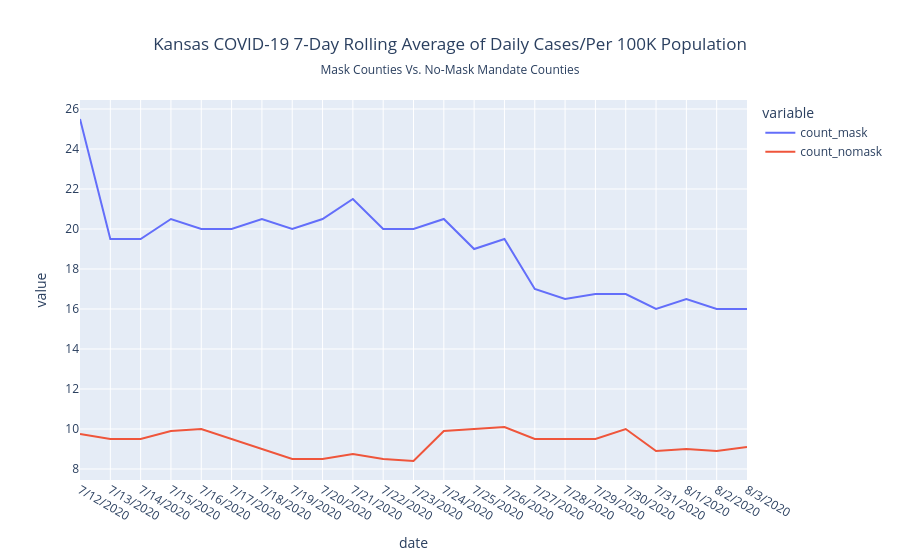

Notebook code cell kept with this figure:
### Markdown cell above
3. Make a visualization of this data that is more accurate. Your visualization should more honestly tell the story.

               fig = pd.line(DF,x= ,y= )

   
5. What message is more clear in your visualization, compared to the one posted on twitter?
6. What, if any, useful information do these data and your visualization tell us about mask wearing and COVID? It’ll be difficult to set aside what you already know about mask wearing, but you should try to focus only on what this visualization tells. Feel free to also comment on whether that lines up with what you know about mask wearing.
7. Could there be confounding data? What can you actually say about the data as given?

### Code cell
fig = px.line(DF, x= 'date', y=['count_mask', 'count_nomask'], title= 'Kansas COVID-19 7-Day Rolling Average of Daily Cases/Per 100K Population', 
             subtitle= 'Mask Counties Vs. No-Mask Mandate Counties',
             hover_data= 'value')

fig.update_layout(title_x=.5)
    
fig.show()

### Figure 1 — Plotly figure (JSON) as saved in the notebook; plotly's stock layout.template omitted (floating-point values rounded to 4 significant figures)
{"data": [{"hovertemplate": "variable=count_mask<br>date=%{x}<br>value=%{y}<extra></extra>", "legendgroup": "count_mask", "line": {"color": "#636efa", "dash": "solid"}, "marker": {"symbol": "circle"}, "mode": "lines", "name": "count_mask", "orientation": "v", "showlegend": true, "type": "scatter", "x": ["7/12/2020", "7/13/2020", "7/14/2020", "7/15/2020", "7/16/2020", "7/17/2020", "7/18/2020", "7/19/2020", "7/20/2020", "7/21/2020", "7/22/2020", "7/23/2020", "7/24/2020", "7/25/2020", "7/26/2020", "7/27/2020", "7/28/2020", "7/29/2020", "7/30/2020", "7/31/2020", "8/1/2020", "8/2/2020", "8/3/2020"], "xaxis": "x", "y": [25.5, 19.5, 19.5, 20.5, 20.0, 20.0, 20.5, 20.0, 20.5, 21.5, 20.0, 20.0, 20.5, 19.0, 19.5, 17.0, 16.5, 16.75, 16.75, 16.0, 16.5, 16.0, 16.0], "yaxis": "y"}, {"hovertemplate": "variable=count_nomask<br>date=%{x}<br>value=%{y}<extra></extra>", "legendgroup": "count_nomask", "line": {"color": "#EF553B", "dash": "solid"}, "marker": {"symbol": "circle"}, "mode": "lines", "name": "count_nomask", "orientation": "v", "showlegend": true, "type": "scatter", "x": ["7/12/2020", "7/13/2020", "7/14/2020", "7/15/2020", "7/16/2020", "7/17/2020", "7/18/2020", "7/19/2020", "7/20/2020", "7/21/2020", "7/22/2020", "7/23/2020", "7/24/2020", "7/25/2020", "7/26/2020", "7/27/2020", "7/28/2020", "7/29/2020", "7/30/2020", "7/31/2020", "8/1/2020", "8/2/2020", "8/3/2020"], "xaxis": "x", "y": [9.75, 9.5, 9.5, 9.9, 10.0, 9.5, 9.0, 8.5, 8.5, 8.75, 8.5, 8.4, 9.9, 10.0, 10.1, 9.5, 9.5, 9.5, 10.0, 8.9, 9.0, 8.9, 9.1], "yaxis": "y"}], "layout": {"legend": {"title": {"text": "variable"}, "tracegroupgap": 0}, "title": {"subtitle": {"text": "Mask Counties Vs. No-Mask Mandate Counties"}, "text": "Kansas COVID-19 7-Day Rolling Average of Daily Cases/Per 100K Population", "x": 0.5}, "xaxis": {"anchor": "y", "domain": [0, 1], "title": {"text": "date"}}, "yaxis": {"anchor": "x", "domain": [0, 1], "title": {"text": "value"}}}}
